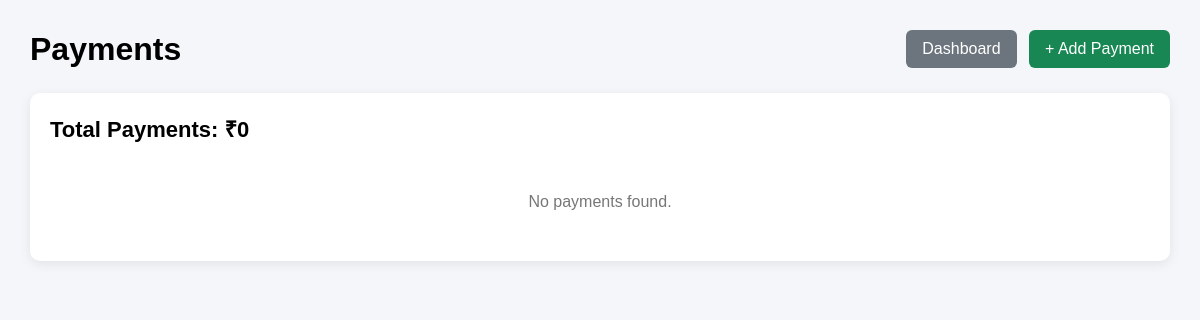
The app's page /erp/payments/, older data.
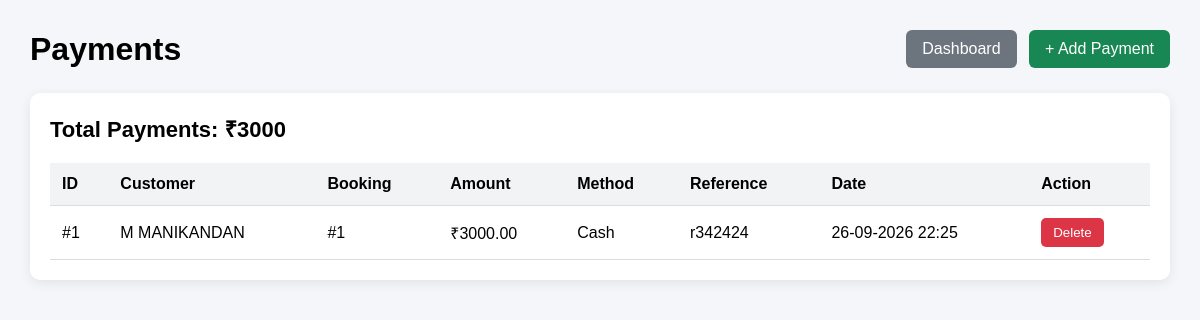
The same page, newer data.
### travel_erp/models.py (models this page shows, shortened)
class Payment(models.Model):
    PAYMENT_METHODS = [
        ('Cash', 'Cash'),
        ('UPI', 'UPI'),
        ('Card', 'Card'),
        ('Bank Transfer', 'Bank Transfer'),
    ]
    booking = models.ForeignKey(
        Booking,
        on_delete=models.CASCADE,
        related_name='payments'
    )
    amount = models.DecimalField(
        max_digits=10,
        decimal_places=2
    )
    payment_method = models.CharField(
        max_length=30,
        choices=PAYMENT_METHODS
    )
    payment_date = models.DateTimeField(
        auto_now_add=True
    )
    reference_number = models.CharField(
        max_length=100,
        blank=True
    )
    notes = models.TextField(
        blank=True
    )

class Booking(models.Model):
    STATUS_CHOICES = [
        ('Pending', 'Pending'),
        ('Confirmed', 'Confirmed'),
        ('Cancelled', 'Cancelled'),
        ('Completed', 'Completed'),
    ]
    PAYMENT_CHOICES = [
        ('Pending', 'Pending'),
        ('Partial', 'Partial'),
        ('Paid', 'Paid'),
    ]
    customer = models.ForeignKey(
        Customer,
        on_delete=models.CASCADE,
        related_name='bookings'
    )
    package = models.ForeignKey(
        Package,
        on_delete=models.SET_NULL,
        null=True,
        blank=True,
        related_name='bookings'
    )
    travel_date = models.DateField()
    return_date = models.DateField(
        null=True,
        blank=True
    )
    travellers = models.PositiveIntegerField(default=1)
    vehicle = models.CharField(
        max_length=50,
        choices=[
            ('Car', 'Car'),
            ('Tempo Traveller', 'Tempo Traveller'),
            ('Tourist Bus', 'Tourist Bus'),
        ]
    )
    total_amount = models.DecimalField(
        max_digits=10,
        decimal_places=2,
        default=0
    )
    advance_amount = models.DecimalField(
        max_digits=10,
        decimal_places=2,
        default=0
    )
    balance_amount = models.DecimalField(
        max_digits=10,
        decimal_places=2,
        default=0
    )
    booking_status = models.CharField(
        max_length=20,
        choices=STATUS_CHOICES,
        default='Pending'
    )
    payment_status = models.CharField(
        max_length=20,
        choices=PAYMENT_CHOICES,
        default='Pending'
    )
    notes = models.TextField(blank=True)
    created_at = models.DateTimeField(auto_now_add=True)

class Customer(models.Model):
    name = models.CharField(max_length=100)
    phone = models.CharField(max_length=15)
    email = models.EmailField(blank=True)
    address = models.TextField(blank=True)
    created_at = models.DateTimeField(auto_now_add=True)

### travel_erp/views.py (the view)
def payments(request):
    payment_list = Payment.objects.select_related(
        "booking",
        "booking__customer"
    ).order_by("-id")
    total_payments = (
        payment_list.aggregate(
            total=Sum("amount")
        )["total"]
        or Decimal("0")
    )
    return render(
        request,
        "travel_erp/payments.html",
        {
            "payments": payment_list,
            "total_payments": total_payments,
        }
    )

### travel_erp/templates/travel_erp/payments.html (shortened to what this page needs)
<!DOCTYPE html>
<html>
<head>
</head>
<body>
<div class="container">
    <div class="header">
        <h1>Payments</h1>
        <div>
            <a href="{% url 'erp_dashboard' %}" class="btn back">
                Dashboard
            </a>
            <a href="{% url 'add_payment' %}" class="btn">
                + Add Payment
            </a>
        </div>
    </div>
    <div class="card">
        <div class="total">
            Total Payments:
            ₹{{ total_payments|default:"0" }}
        </div>
        {% if payments %}
        <table>
            <thead>
                <tr>
                    <th>ID</th>
                    <th>Customer</th>
                    <th>Booking</th>
                    <th>Amount</th>
                    <th>Method</th>
                    <th>Reference</th>
                    <th>Date</th>
                    <th>Action</th>
                </tr>
            </thead>
            <tbody>
                {% for payment in payments %}
                <tr>
                    <td>
                        #{{ payment.id }}
                    </td>
                    <td>
                        {{ payment.booking.customer.name }}
                    </td>
                    <td>
                        #{{ payment.booking.id }}
                    </td>
                    <td>
                        ₹{{ payment.amount }}
                    </td>
                    <td>
                        {{ payment.payment_method }}
                    </td>
                    <td>
                        {{ payment.reference_number|default:"-" }}
                    </td>
                    <td>
                        {{ payment.payment_date|date:"d-m-Y H:i" }}
                    </td>
                    <td>
                        <form
                            method="POST"
                            action="{% url 'delete_payment' payment.id %}"
                            onsubmit="return confirm('Delete this payment?');"
                        >
                            <button
                                type="submit"
                                class="delete-btn"
                            >
                                Delete
                            </button>
                        </form>
                    </td>
                </tr>
                {% endfor %}
            </tbody>
        </table>
        {% else %}
            <div class="empty">
                No payments found.
            </div>
        {% endif %}
    </div>
</div>
</body>
</html>

Row changes from the older to the newer data that the page shows:
added Payment: id "1", booking.customer.name "M MANIKANDAN", booking.id "1", amount "3000.00", payment_method "Cash", reference_number "r342424", payment_date "26-09-2026 22:25"
Text that changed along with them:
{{ total_payments|default:"0" }}: "0" → "3000"
text no longer shown: "No payments found."
text now shown: "ID Customer Booking Amount Method Reference Date Action"
